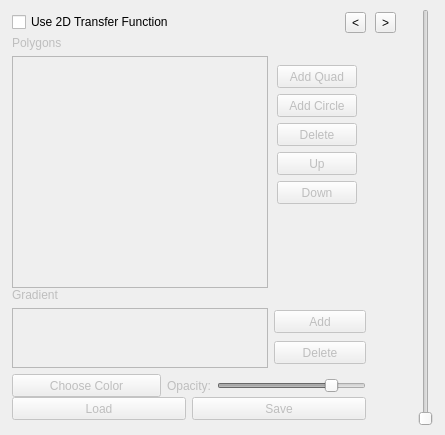
  <widget class="QDockWidget" name="dockWidget_2DTrans" >
   <property name="minimumSize" >
    <size>
     <width>445</width>
     <height>435</height>
    </size>
   </property>
   <property name="features" >
    <set>QDockWidget::AllDockWidgetFeatures</set>
   </property>
   <property name="windowTitle" >
    <string>2D Transferfunction Editor</string>
   </property>
   <attribute name="dockWidgetArea" >
    <number>8</number>
   </attribute>
   <widget class="QWidget" name="dockWidgetContents_3" >
    <layout class="QHBoxLayout" name="horizontalLayout_11" >
     <item>
      <widget class="QFrame" name="frame_2DTransEditWrapper" >
       <property name="sizePolicy" >
        <sizepolicy vsizetype="Minimum" hsizetype="Minimum" >
         <horstretch>0</horstretch>
         <verstretch>0</verstretch>
        </sizepolicy>
       </property>
       <property name="frameShape" >
        <enum>QFrame::NoFrame</enum>
       </property>
       <property name="frameShadow" >
        <enum>QFrame::Raised</enum>
       </property>
       <layout class="QVBoxLayout" name="verticalLayout_12" >
        <property name="spacing" >
         <number>3</number>
        </property>
        <property name="leftMargin" >
         <number>3</number>
        </property>
        <property name="topMargin" >
         <number>3</number>
        </property>
        <property name="rightMargin" >
         <number>0</number>
        </property>
        <property name="bottomMargin" >
         <number>6</number>
        </property>
        <item>
         <widget class="QFrame" name="frame_4" >
          <property name="frameShape" >
           <enum>QFrame::NoFrame</enum>
          </property>
          <property name="frameShadow" >
           <enum>QFrame::Plain</enum>
          </property>
          <property name="lineWidth" >
           <number>0</number>
          </property>
          <layout class="QHBoxLayout" name="horizontalLayout_15" >
           <property name="margin" >
            <number>0</number>
           </property>
           <item>
            <widget class="QCheckBox" name="checkBox_Use2DTrans" >
             <property name="minimumSize" >
              <size>
               <width>0</width>
               <height>18</height>
              </size>
             </property>
             <property name="text" >
              <string>Use 2D Transfer Function</string>
             </property>
             <property name="checked" >
              <bool>false</bool>
             </property>
            </widget>
           </item>
           <item>
            <widget class="QToolButton" name="toolButton_Collapse2D" >
             <property name="toolTip" >
              <string>Collapse the polygon selcetion part of the 2D transfer function.</string>
             </property>
             <property name="statusTip" >
              <string>Collapse the polygon selcetion part of the 2D transfer function.</string>
             </property>
             <property name="whatsThis" >
              <string>Collapse the polygon selcetion part of the 2D transfer function.</string>
             </property>
             <property name="text" >
              <string>&lt;</string>
             </property>
            </widget>
           </item>
          </layout>
         </widget>
        </item>
        <item>
         <widget class="QFrame" name="frame_2DTransEdit" >
          <property name="enabled" >
           <bool>false</bool>
          </property>
          <property name="frameShape" >
           <enum>QFrame::NoFrame</enum>
          </property>
          <property name="frameShadow" >
           <enum>QFrame::Plain</enum>
          </property>
          <property name="lineWidth" >
           <number>0</number>
          </property>
          <layout class="QVBoxLayout" name="verticalLayout_24" >
           <property name="spacing" >
            <number>0</number>
           </property>
           <property name="margin" >
            <number>0</number>
           </property>
           <item>
            <widget class="QFrame" name="frame_Polygons" >
             <property name="sizePolicy" >
              <sizepolicy vsizetype="Expanding" hsizetype="Minimum" >
               <horstretch>0</horstretch>
               <verstretch>0</verstretch>
              </sizepolicy>
             </property>
             <property name="frameShape" >
              <enum>QFrame::NoFrame</enum>
             </property>
             <property name="frameShadow" >
              <enum>QFrame::Raised</enum>
             </property>
             <property name="lineWidth" >
              <number>0</number>
             </property>
             <layout class="QGridLayout" name="gridLayout_10" >
              <property name="horizontalSpacing" >
               <number>0</number>
              </property>
              <property name="margin" >
               <number>0</number>
              </property>
              <item row="0" column="0" >
               <widget class="QLabel" name="label_10" >
                <property name="text" >
                 <string>Polygons</string>
                </property>
               </widget>
              </item>
              <item row="2" column="0" >
               <widget class="QListWidget" name="listWidget_Swatches" >
                <property name="sizePolicy" >
                 <sizepolicy vsizetype="Minimum" hsizetype="Minimum" >
                  <horstretch>0</horstretch>
                  <verstretch>0</verstretch>
                 </sizepolicy>
                </property>
                <property name="toolTip" >
                 <string>Select the current polygon here.</string>
                </property>
                <property name="statusTip" >
                 <string>Select the current polygon here.</string>
                </property>
               </widget>
              </item>
              <item row="2" column="1" >
               <widget class="QFrame" name="frame_14" >
                <property name="frameShape" >
                 <enum>QFrame::NoFrame</enum>
                </property>
                <property name="frameShadow" >
                 <enum>QFrame::Raised</enum>
                </property>
                <property name="lineWidth" >
                 <number>0</number>
                </property>
                <layout class="QVBoxLayout" name="verticalLayout_21" >
                 <item>
                  <widget class="QPushButton" name="pushButton_AddPoly" >
                   <property name="minimumSize" >
                    <size>
                     <width>0</width>
                     <height>23</height>
                    </size>
                   </property>
                   <property name="toolTip" >
                    <string>Add a new quad to the 2D transfer function.</string>
                   </property>
                   <property name="statusTip" >
                    <string>Add a new quad to the 2D transfer function.</string>
                   </property>
                   <property name="text" >
                    <string>Add Quad</string>
                   </property>
                  </widget>
                 </item>
                 <item>
                  <widget class="QPushButton" name="pushButton_AddCircle" >
                   <property name="minimumSize" >
                    <size>
                     <width>0</width>
                     <height>23</height>
                    </size>
                   </property>
                   <property name="toolTip" >
                    <string>Add a new circle to the 2D transfer function.</string>
                   </property>
                   <property name="statusTip" >
                    <string>Add a new circle to the 2D transfer function.</string>
                   </property>
                   <property name="text" >
                    <string>Add Circle</string>
                   </property>
                  </widget>
                 </item>
                 <item>
                  <widget class="QPushButton" name="pushButton_DelPoly" >
                   <property name="enabled" >
                    <bool>false</bool>
                   </property>
                   <property name="minimumSize" >
                    <size>
                     <width>0</width>
                     <height>23</height>
                    </size>
                   </property>
                   <property name="toolTip" >
                    <string>Delete the currrent polygonfrom the 2D transfer function.</string>
                   </property>
                   <property name="statusTip" >
                    <string>Delete the currrent polygonfrom the 2D transfer function.</string>
                   </property>
                   <property name="text" >
                    <string>Delete</string>
                   </property>
                  </widget>
                 </item>
                 <item>
                  <widget class="QPushButton" name="pushButton_UpPoly" >
                   <property name="enabled" >
                    <bool>false</bool>
                   </property>
                   <property name="minimumSize" >
                    <size>
                     <width>0</width>
                     <height>23</height>
                    </size>
                   </property>
                   <property name="toolTip" >
                    <string>Move the current polygon up in the the blending order.</string>
                   </property>
                   <property name="statusTip" >
                    <string>Move the current polygon up in the the blending order.</string>
                   </property>
                   <property name="text" >
                    <string>Up</string>
                   </property>
                  </widget>
                 </item>
                 <item>
                  <widget class="QPushButton" name="pushButton_DownPoly" >
                   <property name="enabled" >
                    <bool>false</bool>
                   </property>
                   <property name="minimumSize" >
                    <size>
                     <width>0</width>
                     <height>23</height>
                    </size>
                   </property>
                   <property name="toolTip" >
                    <string>Move the current polygon down in the the blending order.</string>
                   </property>
                   <property name="statusTip" >
                    <string>Move the current polygon down in the the blending order.</string>
                   </property>
                   <property name="text" >
                    <string>Down</string>
                   </property>
                  </widget>
                 </item>
                 <item>
                  <spacer name="verticalSpacer_10" >
                   <property name="orientation" >
                    <enum>Qt::Vertical</enum>
                   </property>
                   <property name="sizeHint" stdset="0" >
                    <size>
                     <width>0</width>
                     <height>0</height>
                    </size>
                   </property>
                  </spacer>
                 </item>
                </layout>
               </widget>
              </item>
             </layout>
            </widget>
           </item>
           <item>
            <widget class="QFrame" name="frame_Gradient" >
             <property name="sizePolicy" >
              <sizepolicy vsizetype="Fixed" hsizetype="Minimum" >
               <horstretch>0</horstretch>
               <verstretch>0</verstretch>
              </sizepolicy>
             </property>
             <property name="frameShape" >
              <enum>QFrame::NoFrame</enum>
             </property>
             <property name="frameShadow" >
              <enum>QFrame::Raised</enum>
             </property>
             <property name="lineWidth" >
              <number>0</number>
             </property>
             <layout class="QVBoxLayout" name="verticalLayout_22" >
              <property name="margin" >
               <number>0</number>
              </property>
              <item>
               <widget class="QLabel" name="label_Gradient" >
                <property name="sizePolicy" >
                 <sizepolicy vsizetype="Minimum" hsizetype="Fixed" >
                  <horstretch>0</horstretch>
                  <verstretch>0</verstretch>
                 </sizepolicy>
                </property>
                <property name="maximumSize" >
                 <size>
                  <width>16777215</width>
                  <height>20</height>
                 </size>
                </property>
                <property name="text" >
                 <string>Gradient</string>
                </property>
               </widget>
              </item>
              <item>
               <widget class="QFrame" name="frame_3" >
                <property name="sizePolicy" >
                 <sizepolicy vsizetype="Fixed" hsizetype="Minimum" >
                  <horstretch>0</horstretch>
                  <verstretch>0</verstretch>
                 </sizepolicy>
                </property>
                <property name="maximumSize" >
                 <size>
                  <width>16777215</width>
                  <height>60</height>
                 </size>
                </property>
                <property name="frameShape" >
                 <enum>QFrame::NoFrame</enum>
                </property>
                <property name="frameShadow" >
                 <enum>QFrame::Raised</enum>
                </property>
                <property name="lineWidth" >
                 <number>0</number>
                </property>
                <layout class="QHBoxLayout" name="horizontalLayout_14" >
                 <property name="margin" >
                  <number>0</number>
                 </property>
                 <item>
                  <widget class="QListWidget" name="listWidget_Gradient" >
                   <property name="sizePolicy" >
                    <sizepolicy vsizetype="Fixed" hsizetype="Fixed" >
                     <horstretch>0</horstretch>
                     <verstretch>0</verstretch>
                    </sizepolicy>
                   </property>
                   <property name="minimumSize" >
                    <size>
                     <width>0</width>
                     <height>0</height>
                    </size>
                   </property>
                   <property name="maximumSize" >
                    <size>
                     <width>16777215</width>
                     <height>16777215</height>
                    </size>
                   </property>
                  </widget>
                 </item>
                 <item>
                  <widget class="QFrame" name="frame_16" >
                   <property name="maximumSize" >
                    <size>
                     <width>16777215</width>
                     <height>16777215</height>
                    </size>
                   </property>
                   <property name="frameShape" >
                    <enum>QFrame::NoFrame</enum>
                   </property>
                   <property name="frameShadow" >
                    <enum>QFrame::Raised</enum>
                   </property>
                   <property name="lineWidth" >
                    <number>0</number>
                   </property>
                   <layout class="QVBoxLayout" name="verticalLayout_20" >
                    <property name="margin" >
                     <number>0</number>
                    </property>
                    <item>
                     <widget class="QPushButton" name="pushButton_AddStop" >
                      <property name="minimumSize" >
                       <size>
                        <width>0</width>
                        <height>23</height>
                       </size>
                      </property>
                      <property name="text" >
                       <string>Add</string>
                      </property>
                     </widget>
                    </item>
                    <item>
                     <widget class="QPushButton" name="pushButton_DelStop" >
                      <property name="enabled" >
                       <bool>false</bool>
                      </property>
                      <property name="minimumSize" >
                       <size>
                        <width>0</width>
                        <height>23</height>
                       </size>
                      </property>
                      <property name="text" >
                       <string>Delete</string>
                      </property>
                     </widget>
                    </item>
                   </layout>
                  </widget>
                 </item>
                </layout>
               </widget>
              </item>
              <item>
               <widget class="QFrame" name="frame_ChooseColor" >
                <property name="enabled" >
                 <bool>false</bool>
                </property>
                <property name="frameShape" >
                 <enum>QFrame::NoFrame</enum>
                </property>
                <property name="frameShadow" >
                 <enum>QFrame::Raised</enum>
                </property>
                <property name="lineWidth" >
                 <number>0</number>
                </property>
                <layout class="QHBoxLayout" name="horizontalLayout_5" >
                 <property name="margin" >
                  <number>0</number>
                 </property>
                 <item>
                  <widget class="QPushButton" name="pushButton_ColorChooser" >
                   <property name="minimumSize" >
                    <size>
                     <width>0</width>
                     <height>23</height>
                    </size>
                   </property>
                   <property name="text" >
                    <string>Choose Color</string>
                   </property>
                  </widget>
                 </item>
                 <item>
                  <widget class="QLabel" name="label_Opacity" >
                   <property name="sizePolicy" >
                    <sizepolicy vsizetype="Preferred" hsizetype="Fixed" >
                     <horstretch>0</horstretch>
                     <verstretch>0</verstretch>
                    </sizepolicy>
                   </property>
                   <property name="minimumSize" >
                    <size>
                     <width>0</width>
                     <height>23</height>
                    </size>
                   </property>
                   <property name="text" >
                    <string>Opacity:</string>
                   </property>
                   <property name="buddy" >
                    <cstring>horizontalSlider_Opacity</cstring>
                   </property>
                  </widget>
                 </item>
                 <item>
                  <widget class="QSlider" name="horizontalSlider_Opacity" >
                   <property name="sizePolicy" >
                    <sizepolicy vsizetype="Fixed" hsizetype="Preferred" >
                     <horstretch>0</horstretch>
                     <verstretch>0</verstretch>
                    </sizepolicy>
                   </property>
                   <property name="maximum" >
                    <number>100</number>
                   </property>
                   <property name="value" >
                    <number>80</number>
                   </property>
                   <property name="orientation" >
                    <enum>Qt::Horizontal</enum>
                   </property>
                  </widget>
                 </item>
                </layout>
               </widget>
              </item>
             </layout>
            </widget>
           </item>
           <item>
            <widget class="QFrame" name="frame_12" >
             <property name="frameShape" >
              <enum>QFrame::NoFrame</enum>
             </property>
             <property name="frameShadow" >
              <enum>QFrame::Raised</enum>
             </property>
             <property name="lineWidth" >
              <number>0</number>
             </property>
             <layout class="QHBoxLayout" name="horizontalLayout_6" >
              <property name="margin" >
               <number>0</number>
              </property>
              <item>
               <widget class="QPushButton" name="pushButton_Load2DTrans" >
                <property name="minimumSize" >
                 <size>
                  <width>0</width>
                  <height>23</height>
                 </size>
                </property>
                <property name="text" >
                 <string>Load</string>
                </property>
               </widget>
              </item>
              <item>
               <widget class="QPushButton" name="pushButton_Save2DTrans" >
                <property name="minimumSize" >
                 <size>
                  <width>0</width>
                  <height>23</height>
                 </size>
                </property>
                <property name="text" >
                 <string>Save</string>
                </property>
               </widget>
              </item>
             </layout>
            </widget>
           </item>
          </layout>
         </widget>
        </item>
       </layout>
      </widget>
     </item>
     <item>
      <widget class="QFrame" name="frame_Expand2DWidgets" >
       <property name="enabled" >
        <bool>true</bool>
       </property>
       <property name="sizePolicy" >
        <sizepolicy vsizetype="Minimum" hsizetype="Minimum" >
         <horstretch>0</horstretch>
         <verstretch>0</verstretch>
        </sizepolicy>
       </property>
       <property name="frameShape" >
        <enum>QFrame::NoFrame</enum>
       </property>
       <property name="frameShadow" >
        <enum>QFrame::Plain</enum>
       </property>
       <property name="lineWidth" >
        <number>0</number>
       </property>
       <layout class="QVBoxLayout" name="verticalLayout_11" >
        <property name="spacing" >
         <number>0</number>
        </property>
        <property name="leftMargin" >
         <number>3</number>
        </property>
        <property name="topMargin" >
         <number>3</number>
        </property>
        <property name="rightMargin" >
         <number>0</number>
        </property>
        <property name="bottomMargin" >
         <number>0</number>
        </property>
        <item>
         <widget class="QToolButton" name="toolButton" >
          <property name="toolTip" >
           <string>Expand the polygon selcetion part of the 2D transfer function.</string>
          </property>
          <property name="statusTip" >
           <string>Expand the polygon selcetion part of the 2D transfer function.</string>
          </property>
          <property name="whatsThis" >
           <string>Expand the polygon selcetion part of the 2D transfer function.</string>
          </property>
          <property name="text" >
           <string>></string>
          </property>
         </widget>
        </item>
        <item>
         <spacer name="verticalSpacer_11" >
          <property name="orientation" >
           <enum>Qt::Vertical</enum>
          </property>
          <property name="sizeHint" stdset="0" >
           <size>
            <width>0</width>
            <height>350</height>
           </size>
          </property>
         </spacer>
        </item>
       </layout>
      </widget>
     </item>
     <item>
      <widget class="QFrame" name="frame_2DTrans" >
       <property name="sizePolicy" >
        <sizepolicy vsizetype="Expanding" hsizetype="Expanding" >
         <horstretch>0</horstretch>
         <verstretch>0</verstretch>
        </sizepolicy>
       </property>
       <property name="frameShape" >
        <enum>QFrame::NoFrame</enum>
       </property>
       <property name="frameShadow" >
        <enum>QFrame::Raised</enum>
       </property>
       <property name="lineWidth" >
        <number>0</number>
       </property>
       <layout class="QVBoxLayout" name="verticalLayout_2DTrans" >
        <property name="spacing" >
         <number>9</number>
        </property>
        <property name="margin" >
         <number>0</number>
        </property>
       </layout>
      </widget>
     </item>
     <item>
      <widget class="QSlider" name="verticalSlider_2DTransHistScale" >
       <property name="minimumSize" >
        <size>
         <width>20</width>
         <height>0</height>
        </size>
       </property>
       <property name="maximumSize" >
        <size>
         <width>20</width>
         <height>16777215</height>
        </size>
       </property>
       <property name="maximum" >
        <number>2000</number>
       </property>
       <property name="orientation" >
        <enum>Qt::Vertical</enum>
       </property>
      </widget>
     </item>
    </layout>
   </widget>
  </widget>
